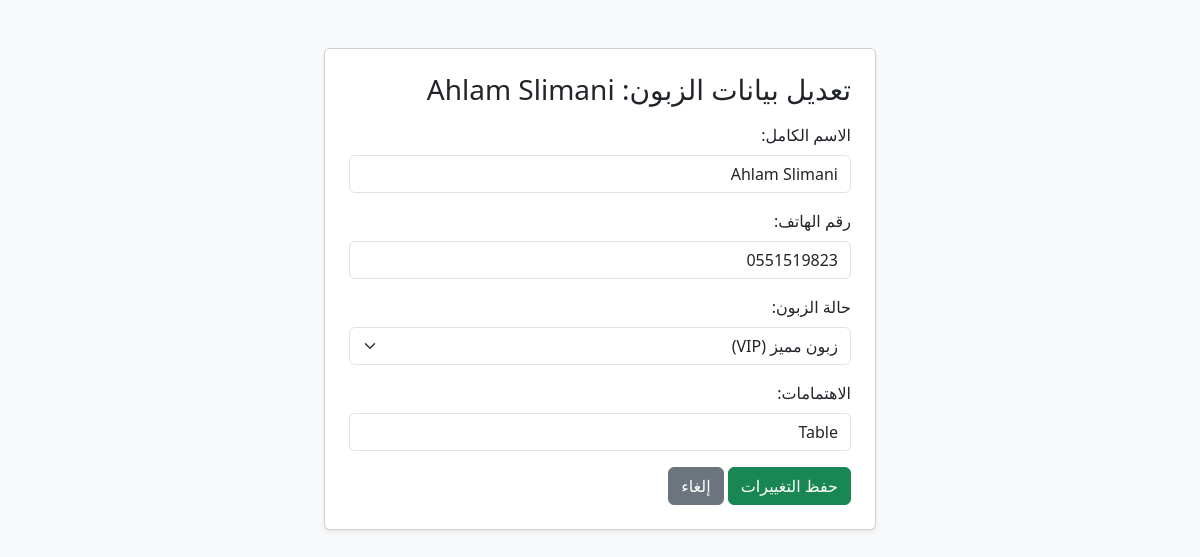
The app's page /customer/edit/2/ (signed in) with its own data.
### crm/models.py (models this page shows, shortened)
class Customer(models.Model):
    STATUS_CHOICES = [
        ('lead', 'مهتم (Lead)'),
        ('active', 'زبون فعلي (Active)'),
        ('vip', 'زبون مميز (VIP)'),
    ]
    full_name = models.CharField(max_length=150, verbose_name="الاسم الكامل")
    phone = models.CharField(max_length=20, verbose_name="رقم الهاتف")
    status = models.CharField(max_length=20, choices=STATUS_CHOICES, default='lead', verbose_name="حالة الزبون")
    interest = models.CharField(max_length=200, blank=True, null=True, verbose_name="الاهتمامات / المنتجات")
    created_at = models.DateTimeField(auto_now_add=True, verbose_name="تاريخ الإضافة")

### crm/views.py (the view)
# urls.py: path('customer/edit/<int:pk>/', views.edit_customer, name='edit_customer'),
@login_required
def edit_customer(request, pk):
    customer = get_object_or_404(Customer, pk=pk)
    if request.method == 'POST':
        form = CustomerForm(request.POST, instance=customer)
        if form.is_valid():
            form.save()
            return redirect('dashboard')
    else:
        form = CustomerForm(instance=customer)
    return render(request, 'crm/edit_customer.html', {'form': form, 'customer': customer})

### crm/forms.py
class CustomerForm(forms.ModelForm):
    class Meta:
        model = Customer
        fields = ['full_name', 'phone', 'status', 'interest']
        widgets = {
            'full_name': forms.TextInput(attrs={'class': 'form-control', 'placeholder': 'الاسم الكامل'}),
            'phone': forms.TextInput(attrs={'class': 'form-control', 'placeholder': 'رقم الهاتف'}),
            'status': forms.Select(attrs={'class': 'form-select'}),
            'interest': forms.TextInput(attrs={'class': 'form-control', 'placeholder': 'الاهتمامات'}),
        }

### crm/templates/crm/edit_customer.html (shortened to what this page needs)
<!DOCTYPE html>
<html lang="ar" dir="rtl">
<head>
    <link rel="stylesheet" href="https://cdn.jsdelivr.net/npm/bootstrap@5.3.0/dist/css/bootstrap.rtl.min.css">
</head>
<body class="bg-light p-5">
    <div class="container col-md-6 card p-4 shadow-sm">
        <h3 class="mb-3">تعديل بيانات الزبون: {{ customer.full_name }}</h3>
        <form method="POST">
            <div class="mb-3"><label class="form-label">الاسم الكامل:</label>{{ form.full_name }}</div>
            <div class="mb-3"><label class="form-label">رقم الهاتف:</label>{{ form.phone }}</div>
            <div class="mb-3"><label class="form-label">حالة الزبون:</label>{{ form.status }}</div>
            <div class="mb-3"><label class="form-label">الاهتمامات:</label>{{ form.interest }}</div>
            <button type="submit" class="btn btn-success">حفظ التغييرات</button>
            <a href="{% url 'dashboard' %}" class="btn btn-secondary">إلغاء</a>
        </form>
    </div>
</body>
</html>

### records on screen
Customer: full_name "Ahlam Slimani", phone "0551519823", status "زبون مميز (VIP)", interest "Table"
